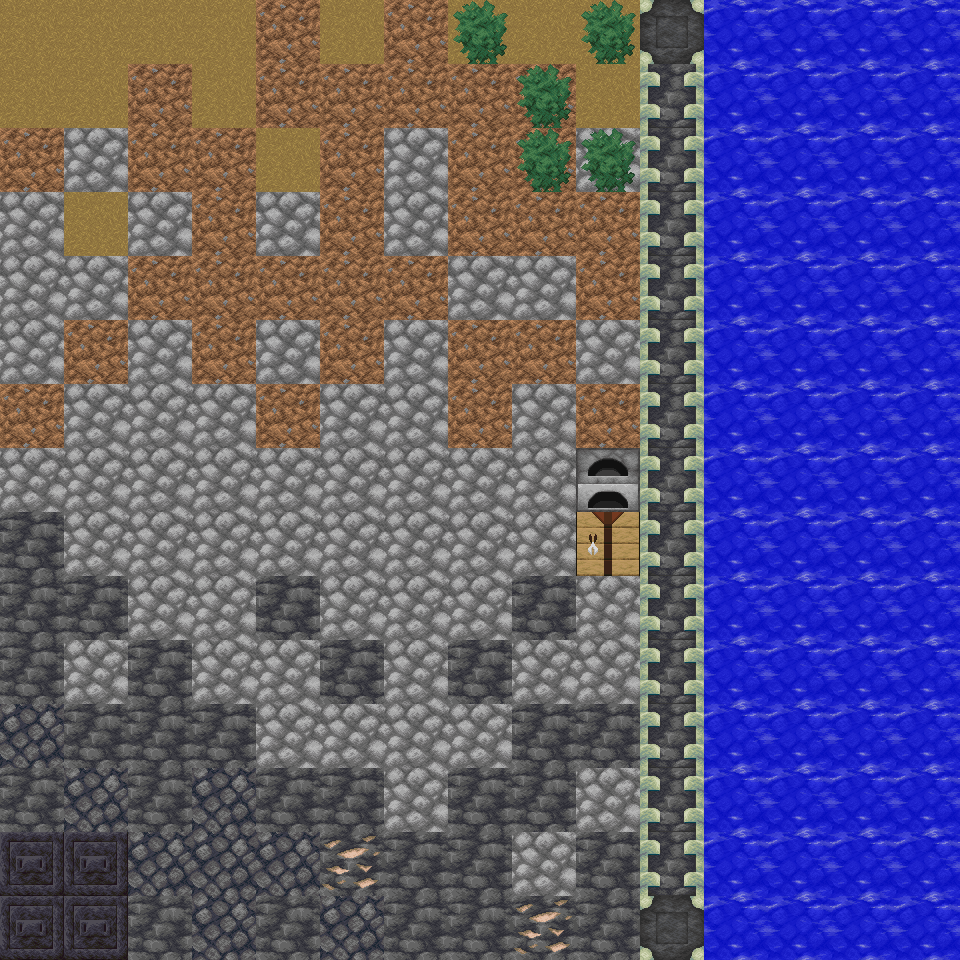

Tiled map render using the project's own tile images. Description and the whole map definition, tile-layer contents included, below:
An orthogonal 15x15 tile map with 64x64 px tiles, 4 tile layers (background, bottom, top, GROUND).

<map version="1.9" tiledversion="1.9.2" orientation="orthogonal" renderorder="right-down" width="15" height="15" tilewidth="64" tileheight="64" infinite="0" nextlayerid="5" nextobjectid="1">
 <tileset firstgid="1" source="Tiles.tsx" />
 <layer id="2" name="background" width="15" height="15">
  <data encoding="csv">
20,20,20,20,19,20,19,20,20,20,0,3,3,3,3,
20,20,19,20,19,19,19,19,19,20,0,3,3,3,3,
19,99,19,19,20,19,99,19,19,99,0,3,3,3,3,
99,20,99,19,99,19,99,19,19,19,0,3,3,3,3,
99,99,19,19,19,19,19,99,99,19,0,3,3,3,3,
99,19,99,19,99,19,99,19,19,99,0,3,3,3,3,
19,99,99,99,19,99,99,19,99,19,0,3,3,3,3,
99,99,99,99,99,99,99,99,99,99,0,3,3,3,3,
7,99,99,99,99,99,99,99,99,99,0,3,3,3,3,
7,7,99,99,7,99,99,99,7,99,99,3,3,3,3,
7,99,7,99,99,7,99,7,99,99,0,3,3,3,3,
3,7,7,7,99,99,99,99,7,7,0,3,3,3,3,
7,3,7,3,7,7,99,7,7,99,0,3,3,3,3,
0,0,3,3,3,14,7,7,99,7,0,3,3,3,3,
0,0,7,3,7,3,7,7,14,7,0,3,3,3,3
</data>
 </layer>
 <layer id="4" name="bottom" width="15" height="15">
  <data encoding="csv">
0,0,0,0,0,0,0,0,0,0,0,0,0,0,0,
0,0,0,0,0,0,0,0,0,0,0,0,0,0,0,
0,0,0,0,0,0,0,0,0,0,0,0,0,0,0,
0,0,0,0,0,0,0,0,0,0,0,0,0,0,0,
0,0,0,0,0,0,0,0,0,0,0,0,0,0,0,
0,0,0,0,0,0,0,0,0,0,0,0,0,0,0,
0,0,0,0,0,0,0,0,0,0,0,0,0,0,0,
0,0,0,0,0,0,0,0,0,0,0,0,0,0,0,
0,0,0,0,0,0,0,0,0,0,0,0,0,0,0,
0,0,0,0,0,0,0,0,0,0,0,0,0,0,0,
0,0,0,0,0,0,0,0,0,0,0,0,0,0,0,
0,0,0,0,0,0,0,0,0,0,0,0,0,0,0,
0,0,0,0,0,0,0,0,0,0,0,0,0,0,0,
0,0,0,0,0,0,0,0,0,0,0,0,0,0,0,
0,0,0,0,0,0,0,0,0,0,0,0,0,0,0
</data>
 </layer>
 <layer id="3" name="top" width="15" height="15">
  <data encoding="csv">
0,0,0,0,0,0,0,37,0,37,0,96,96,96,96,
0,0,0,0,0,0,0,0,37,0,0,96,96,96,96,
0,0,0,0,0,0,0,0,37,37,0,96,96,96,96,
0,0,0,0,0,0,0,0,0,0,0,96,96,96,96,
0,0,0,0,0,0,0,0,0,0,0,96,96,96,96,
0,0,0,0,0,0,0,0,0,0,0,96,96,96,96,
0,0,0,0,0,0,0,0,0,0,0,96,96,96,96,
0,0,0,0,0,0,0,0,0,0,0,96,96,96,96,
0,0,0,0,0,0,0,0,0,0,0,96,96,96,96,
0,0,0,0,0,0,0,0,0,0,0,96,96,96,96,
0,0,0,0,0,0,0,0,0,0,0,96,96,96,96,
0,0,0,0,0,0,0,0,0,0,0,96,96,96,96,
0,0,0,0,0,0,0,0,0,0,0,96,96,96,96,
0,0,0,0,0,0,0,0,0,0,0,96,96,96,96,
0,0,0,0,0,0,0,0,0,0,0,96,96,96,96
</data>
 </layer>
 <layer id="1" name="GROUND" width="15" height="15">
  <data encoding="csv">
0,0,0,0,0,0,0,0,0,0,31,0,0,0,0,
0,0,0,0,0,0,0,0,0,0,30,0,0,0,0,
0,0,0,0,0,0,0,0,0,0,30,0,0,0,0,
0,0,0,0,0,0,0,0,0,0,30,0,0,0,0,
0,0,0,0,0,0,0,0,0,0,30,0,0,0,0,
0,0,0,0,0,0,0,0,0,0,30,0,0,0,0,
0,0,0,0,0,0,0,0,0,0,30,0,0,0,0,
0,0,0,0,0,0,0,0,0,22,30,0,0,0,0,
0,0,0,0,0,0,0,0,0,6,30,0,0,0,0,
0,0,0,0,0,0,0,0,0,0,30,0,0,0,0,
0,0,0,0,0,0,0,0,0,0,30,0,0,0,0,
0,0,0,0,0,0,0,0,0,0,30,0,0,0,0,
0,0,0,0,0,0,0,0,0,0,30,0,0,0,0,
43,43,0,0,0,0,0,0,0,0,30,0,0,0,0,
43,43,0,0,0,0,0,0,0,0,31,0,0,0,0
</data>
 </layer>
</map>
